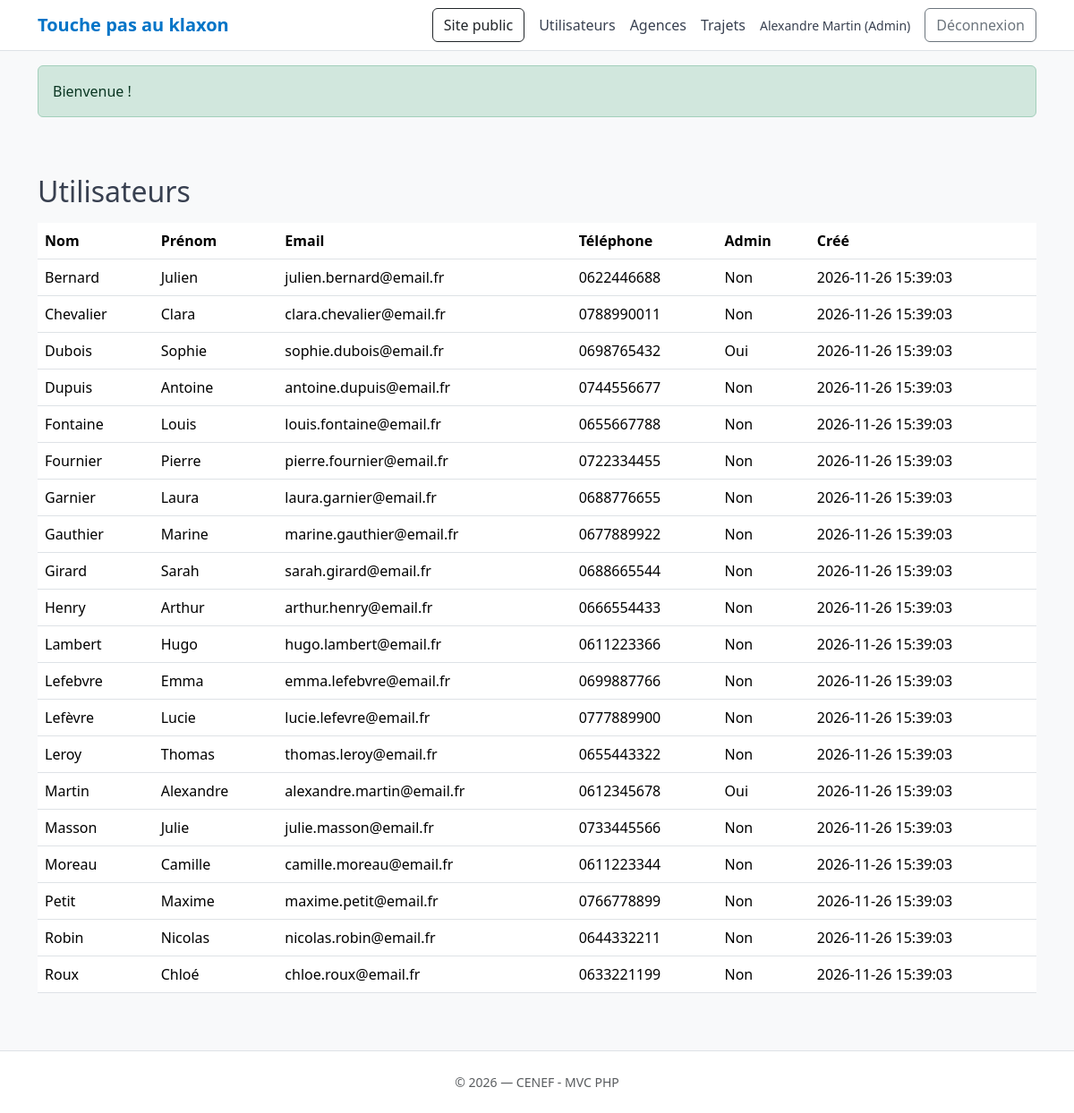
The app's page /admin/utilisateurs (signed in) with its own data.
### tables this page shows
CREATE TABLE `users` (
  `id` int(10) UNSIGNED NOT NULL,
  `first_name` varchar(80) NOT NULL,
  `last_name` varchar(80) NOT NULL,
  `phone` varchar(30) DEFAULT NULL,
  `email` varchar(190) NOT NULL,
  `password_hash` varchar(255) DEFAULT NULL,
  `is_admin` tinyint(1) NOT NULL DEFAULT 0,
  `created_at` timestamp NOT NULL DEFAULT current_timestamp()
);

### app/Controllers/BaseController.php (called while the page is built, shortened)
<?php
abstract class BaseController {
protected function requireAdmin(): void {
  if (!\App\Core\Auth::check() || !\App\Core\Auth::isAdmin()) {
    \App\Core\Flash::set('error', "Accès réservé à l’administrateur.");
    redirect();
  }
}
protected function renderAdmin(string $view, array $data = [], ?string $title = null): void {
  $this->requireAdmin();
  extract($data, EXTR_SKIP);
  require ROOT_DIR . 'views/partials/head.php';
  require ROOT_DIR . 'views/partials/header_admin.php';
  require ROOT_DIR . 'views/' . $view . '.php';
  require ROOT_DIR . 'views/partials/footer.php';
}
}

### app/Controllers/AdminController.php (called while the page is built, shortened)
<?php
final class AdminController extends BaseController {
  public function users(): void {
    $users = (new UserModel())->all();
    $this->renderAdmin('admin/users', ['users' => $users], 'Utilisateurs');
  }
}

### public/index.php (called while the page is built, shortened)
<?php
require ROOT_DIR . 'app/config.php';
spl_autoload_register(function ($class) {
  $prefix = 'App\\';
  $relative = str_replace($prefix, '', $class);
  $path = ROOT_DIR . 'app/' . str_replace('\\', '/', $relative) . '.php';
});
$router = new Router();
$router->get('/',          'HomeController@index');
$router->get('/connexion', 'AuthController@loginForm');
$router->post('/connexion',  'AuthController@loginSubmit');
$router->get('/deconnexion', 'AuthController@logout');
$router->get('/trajets/modifier', 'TrajetController@editForm');
$router->post('/trajets/modifier', 'TrajetController@update');
$router->post('/trajets/supprimer', 'TrajetController@delete');
$router->get('/trajets/nouveau', 'TrajetController@newForm');
$router->post('/trajets/nouveau', 'TrajetController@create');
$router->get('/admin',                    'AdminController@dashboard');
$router->get('/admin/utilisateurs',       'AdminController@users');
$router->get('/admin/agences',            'AdminController@agencies');
$router->get('/admin/agences/nouveau',    'AdminController@agencyNewForm');
$router->post('/admin/agences/nouveau',   'AdminController@agencyCreate');
$router->get('/admin/agences/modifier',   'AdminController@agencyEditForm');
$router->post('/admin/agences/modifier',  'AdminController@agencyUpdate');
$router->post('/admin/agences/supprimer', 'AdminController@agencyDelete');
$router->get('/admin/trajets',            'AdminController@trips');
$router->post('/admin/trajets/supprimer', 'AdminController@tripDelete');
$router->dispatch();

### app/config.php (called while the page is built, shortened)
<?php
if (!function_exists('url')) {
  function url(string $path = ''): string {
    return BASE_URL . ltrim($path, '/');
  }
}

### app/Core/Auth.php (called while the page is built, shortened)
<?php
final class Auth {
  public static function check(): bool {
    return isset($_SESSION[self::KEY]);
  }
  public static function id(): ?int {
    return self::check() ? (int)$_SESSION[self::KEY] : null;
  }
  public static function user(): ?array {
    $id = self::id();
    return (new UserModel())->getById($id);
  }
  public static function isAdmin(): bool {
  $u = self::user();
  return (bool)($u['is_admin'] ?? false);
  }
}

### app/Core/Database.php (called while the page is built, shortened)
<?php
final class Database {
  private static ?PDO $pdo = null;
  public static function getConnection(): PDO {
    if (self::$pdo) return self::$pdo;
    $dsn = 'mysql:host=' . DB_HOST . ';dbname=' . DB_NAME . ';charset=' . DB_CHARSET;
    $options = [
      PDO::ATTR_ERRMODE => PDO::ERRMODE_EXCEPTION,
      PDO::ATTR_DEFAULT_FETCH_MODE => PDO::FETCH_ASSOC,
      PDO::ATTR_EMULATE_PREPARES => false,
    ];
    try {
      self::$pdo = new PDO($dsn, DB_USER, DB_PASS, $options);
      self::$pdo->exec("SET time_zone = '" . DB_TIMEZONE . "'");
    } catch (PDOException $e) {
      http_response_code(500);
      exit('Erreur de connexion BDD : ' . htmlspecialchars($e->getMessage()));
    }
    return self::$pdo;
  }
}

### app/Models/UserModel.php (called while the page is built, shortened)
<?php
final class UserModel {
  public function getById(int $id): ?array {
    $sql = "SELECT id, first_name, last_name, phone, email, is_admin
            FROM users WHERE id = :id LIMIT 1";
    $stmt = Database::getConnection()->prepare($sql);
    $stmt->execute([':id' => $id]);
    $row = $stmt->fetch(PDO::FETCH_ASSOC);
    return $row ?: null;
  }
  public function all(): array {
    $sql = "SELECT id, first_name, last_name, phone, email, is_admin, created_at
            FROM users ORDER BY last_name, first_name";
    return Database::getConnection()->query($sql)->fetchAll(PDO::FETCH_ASSOC);
  }
}

### app/Core/Flash.php (called while the page is built, shortened)
<?php
final class Flash {
  public static function get(string $key): ?string {
    if (!isset($_SESSION['flash'][$key])) return null;
    $msg = $_SESSION['flash'][$key];
    return $msg;
  }
}

### views/admin/users.php (the view, shortened to what this page needs)
<main class="container py-5">
  <h1 class="h2 mb-3">Utilisateurs</h1>
  <div class="table-responsive">
    <table class="table align-middle">
      <thead>
        <tr>
          <th>Nom</th>
          <th>Prénom</th>
          <th>Email</th>
          <th>Téléphone</th>
          <th>Admin</th>
          <th>Créé</th>
        </tr>
      </thead>
      <tbody>
      <?php foreach ($users as $u): ?>
        <tr>
          <td><?= htmlspecialchars($u['last_name']) ?></td>
          <td><?= htmlspecialchars($u['first_name']) ?></td>
          <td><?= htmlspecialchars($u['email']) ?></td>
          <td><?= htmlspecialchars($u['phone'] ?? '—') ?></td>
          <td><?= ($u['is_admin'] ? 'Oui' : 'Non') ?></td>
          <td><?= htmlspecialchars($u['created_at']) ?></td>
        </tr>
      <?php endforeach; ?>
      </tbody>
    </table>
  </div>
</main>

### app/Core/Router.php (shortened to what this page needs)
<?php
final class Router {
  private array $routes = [];
  public function map(string $method, string $path, $handler): void {
    $key = $this->normalize($path);
    $this->routes[$method][$key] = $handler;
  }
  private function normalize(string $path): string {
    $p = '/' . trim($path, '/');
    return $p === '//' ? '/' : $p;
  }
  public function dispatch(): void {
    $method = $_SERVER['REQUEST_METHOD'] ?? 'GET';
    $requestPath = parse_url($_SERVER['REQUEST_URI'] ?? '/', PHP_URL_PATH) ?? '/';
    $path = $this->normalize($requestPath);
    $handler = $this->routes[$method][$path] ?? null;
    if (is_string($handler)) {
      [$ctrl, $methodName] = explode('@', $handler, 2);
      $instance = new $class();
      $instance->$methodName();
      return;
    }
    throw new \RuntimeException('Handler de route invalide.');
  }
}

### views/partials/head.php (shortened to what this page needs)
<!doctype html>
<html lang="fr">
<head>
  <link href="https://cdn.jsdelivr.net/npm/bootstrap@5.3.3/dist/css/bootstrap.min.css" rel="stylesheet">
  <link rel="stylesheet" href="<?= url('assets/css/app.css') ?>">
</head>
<body class="bg-light d-flex flex-column min-vh-100">

### views/partials/header_admin.php (shortened to what this page needs)
<?php $me = \App\Core\Auth::user();
?>
<header>
  <nav class="navbar navbar-expand-lg bg-white border-bottom">
    <div class="container">
      <a class="navbar-brand fw-semibold" href="<?= htmlspecialchars(url('admin')) ?>">Touche pas au klaxon</a>
      <div class="ms-auto d-flex align-items-center gap-3 flex-wrap">
        <a class="btn btn-outline-dark" href="<?= htmlspecialchars(url()) ?>">Site public</a>
        <a class="nav-link" href="<?= htmlspecialchars(url('admin/utilisateurs')) ?>">Utilisateurs</a>
        <a class="nav-link" href="<?= htmlspecialchars(url('admin/agences')) ?>">Agences</a>
        <a class="nav-link" href="<?= htmlspecialchars(url('admin/trajets')) ?>">Trajets</a>
        <span class="small text-slate">
          <?= htmlspecialchars(($me['first_name'] ?? '') . ' ' . ($me['last_name'] ?? '')) ?> (Admin)
        </span>
        <a class="btn btn-outline-secondary" href="<?= htmlspecialchars(url('deconnexion')) ?>">Déconnexion</a>
      </div>
    </div>
  </nav>
  <?php if ($msg = \App\Core\Flash::get('success')): ?>
    <div class="container mt-3"><div class="alert alert-success"><?= htmlspecialchars($msg) ?></div></div>
  <?php endif; ?>
</header>

### views/partials/footer.php (shortened to what this page needs)
<footer class="mt-auto py-4 border-top text-center bg-white">
  <div class="container small text-muted">
    © <?= date('Y') ?> — CENEF - MVC PHP
  </div>
</footer>

### public/assets/css/app.css (style rules this page uses)
:root { --g-sky: #f1f8fc; --g-royal: #0074c7; --g-navy: #00497c; --g-slate: #384050; --g-crimson: #cd2c2e; --g-sage: #82b864; --bs-primary: var(--g-royal); --bs-secondary: var(--g-slate); --bs-success: var(--g-sage); --bs-danger: var(--g-crimson); --bs-info: var(--g-sky); --bs-dark: var(--g-navy); --bs-link-color: var(--g-royal); --bs-link-hover-color: rgb(0, 98.6, 169.15); }
html, body { height: 100%; }
body { background: var(--g-sky); color: var(--g-slate); font-family: system-ui, -apple-system, "Segoe UI", Roboto, Arial, sans-serif; }
.navbar { border-bottom: 1px solid rgba(56, 64, 80, 0.15); }
.navbar-brand { color: var(--g-royal); }
.text-slate { color: #384050 !important; }

### records on screen
users: first_name+last_name "Alexandre Martin", last_name "Martin", first_name "Alexandre", email "alexandre.martin@email.fr", phone "0612345678", is_admin "Oui", created_at "2026-11-26 15:39:03"
users: last_name "Bernard", first_name "Julien", email "julien.bernard@email.fr", phone "0622446688", is_admin "Non", created_at "2026-11-26 15:39:03"
users: last_name "Chevalier", first_name "Clara", email "clara.chevalier@email.fr", phone "0788990011", is_admin "Non", created_at "2026-11-26 15:39:03"
users: last_name "Dubois", first_name "Sophie", email "sophie.dubois@email.fr", phone "0698765432", is_admin "Oui", created_at "2026-11-26 15:39:03"
users: last_name "Dupuis", first_name "Antoine", email "antoine.dupuis@email.fr", phone "0744556677", is_admin "Non", created_at "2026-11-26 15:39:03"
users: last_name "Fontaine", first_name "Louis", email "louis.fontaine@email.fr", phone "0655667788", is_admin "Non", created_at "2026-11-26 15:39:03"
users: last_name "Fournier", first_name "Pierre", email "pierre.fournier@email.fr", phone "0722334455", is_admin "Non", created_at "2026-11-26 15:39:03"
users: last_name "Garnier", first_name "Laura", email "laura.garnier@email.fr", phone "0688776655", is_admin "Non", created_at "2026-11-26 15:39:03"
users: last_name "Gauthier", first_name "Marine", email "marine.gauthier@email.fr", phone "0677889922", is_admin "Non", created_at "2026-11-26 15:39:03"
users: last_name "Girard", first_name "Sarah", email "sarah.girard@email.fr", phone "0688665544", is_admin "Non", created_at "2026-11-26 15:39:03"
users: last_name "Henry", first_name "Arthur", email "arthur.henry@email.fr", phone "0666554433", is_admin "Non", created_at "2026-11-26 15:39:03"
users: last_name "Lambert", first_name "Hugo", email "hugo.lambert@email.fr", phone "0611223366", is_admin "Non", created_at "2026-11-26 15:39:03"
users: last_name "Lefebvre", first_name "Emma", email "emma.lefebvre@email.fr", phone "0699887766", is_admin "Non", created_at "2026-11-26 15:39:03"
users: last_name "Lefèvre", first_name "Lucie", email "lucie.lefevre@email.fr", phone "0777889900", is_admin "Non", created_at "2026-11-26 15:39:03"
users: last_name "Leroy", first_name "Thomas", email "thomas.leroy@email.fr", phone "0655443322", is_admin "Non", created_at "2026-11-26 15:39:03"
users: last_name "Masson", first_name "Julie", email "julie.masson@email.fr", phone "0733445566", is_admin "Non", created_at "2026-11-26 15:39:03"
users: last_name "Moreau", first_name "Camille", email "camille.moreau@email.fr", phone "0611223344", is_admin "Non", created_at "2026-11-26 15:39:03"
users: last_name "Petit", first_name "Maxime", email "maxime.petit@email.fr", phone "0766778899", is_admin "Non", created_at "2026-11-26 15:39:03"
users: last_name "Robin", first_name "Nicolas", email "nicolas.robin@email.fr", phone "0644332211", is_admin "Non", created_at "2026-11-26 15:39:03"
users: last_name "Roux", first_name "Chloé", email "chloe.roux@email.fr", phone "0633221199", is_admin "Non", created_at "2026-11-26 15:39:03"

### other values on screen
$msg "Bienvenue !"
